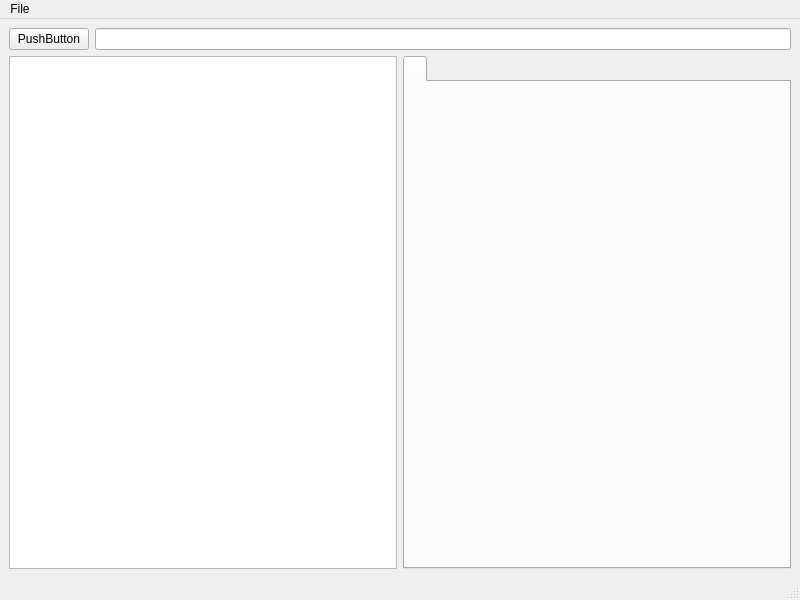
<?xml version="1.0" encoding="UTF-8"?>
<ui version="4.0">
 <class>MainWindow</class>
 <widget class="QMainWindow" name="MainWindow">
  <property name="geometry">
   <rect>
    <x>0</x>
    <y>0</y>
    <width>800</width>
    <height>600</height>
   </rect>
  </property>
  <property name="windowTitle">
   <string>MainWindow</string>
  </property>
  <widget class="QWidget" name="centralwidget">
   <layout class="QVBoxLayout" name="verticalLayout">
    <item>
     <layout class="QHBoxLayout" name="horizontalLayout">
      <item>
       <widget class="QPushButton" name="pushButton">
        <property name="text">
         <string>PushButton</string>
        </property>
       </widget>
      </item>
      <item>
       <widget class="QLineEdit" name="the_path"/>
      </item>
     </layout>
    </item>
    <item>
     <layout class="QHBoxLayout" name="horizontalLayout_2">
      <item>
       <widget class="QTreeView" name="treeView"/>
      </item>
      <item>
       <widget class="QTabWidget" name="tabWidget">
        <widget class="QWidget" name="tabWidgetPage1" native="true">
         <attribute name="title">
          <string/>
         </attribute>
        </widget>
       </widget>
      </item>
     </layout>
    </item>
   </layout>
  </widget>
  <widget class="QMenuBar" name="menubar">
   <property name="geometry">
    <rect>
     <x>0</x>
     <y>0</y>
     <width>800</width>
     <height>22</height>
    </rect>
   </property>
   <widget class="QMenu" name="menuFile">
    <property name="title">
     <string>File</string>
    </property>
    <addaction name="actionNew"/>
    <addaction name="actionOpen"/>
    <addaction name="separator"/>
    <addaction name="actionSave"/>
    <addaction name="separator"/>
    <addaction name="actionExit"/>
   </widget>
   <addaction name="menuFile"/>
  </widget>
  <widget class="QStatusBar" name="statusbar"/>
  <action name="actionOpen">
   <property name="text">
    <string>Open</string>
   </property>
  </action>
  <action name="actionNew">
   <property name="text">
    <string>New</string>
   </property>
  </action>
  <action name="actionExit">
   <property name="text">
    <string>Exit</string>
   </property>
  </action>
  <action name="actionSave">
   <property name="text">
    <string>Save</string>
   </property>
  </action>
 </widget>
 <resources/>
 <connections/>
</ui>
